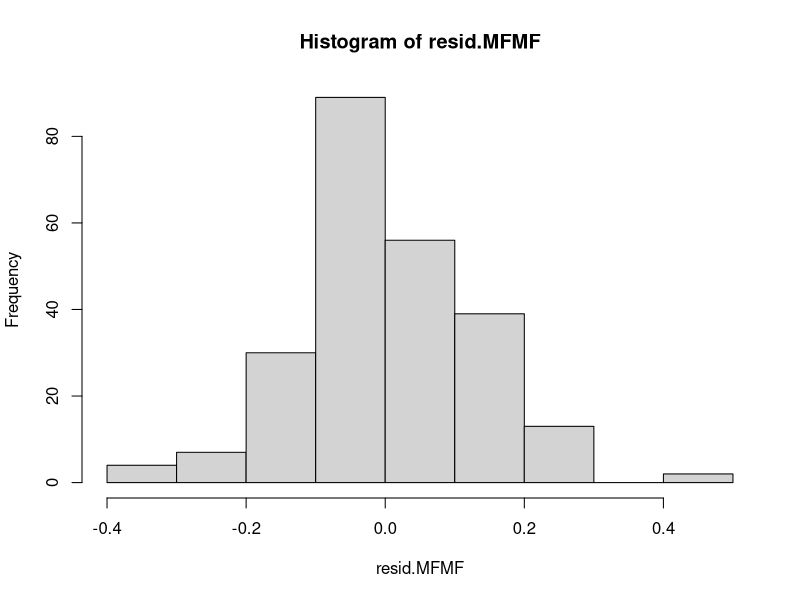
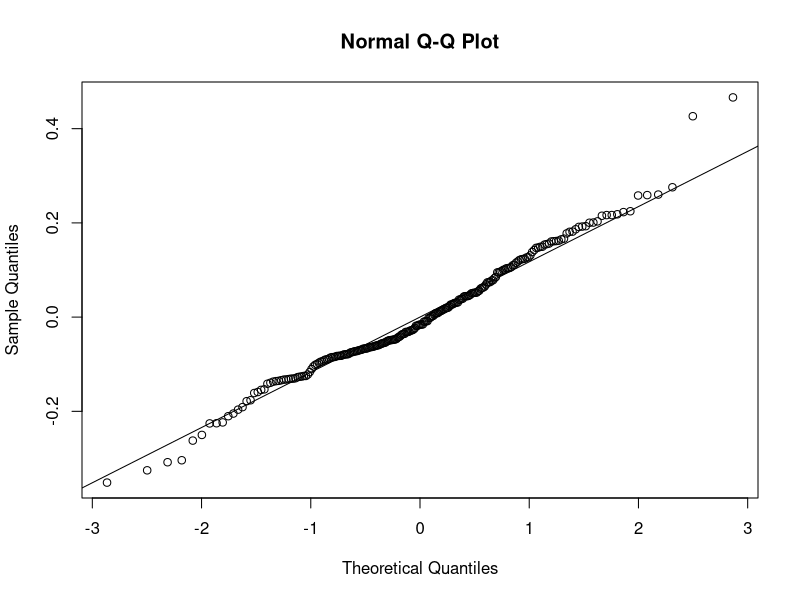
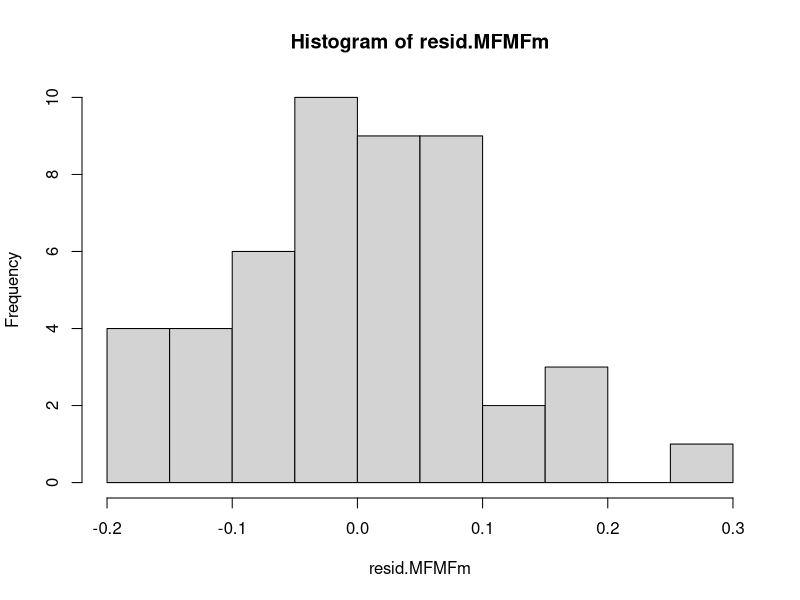
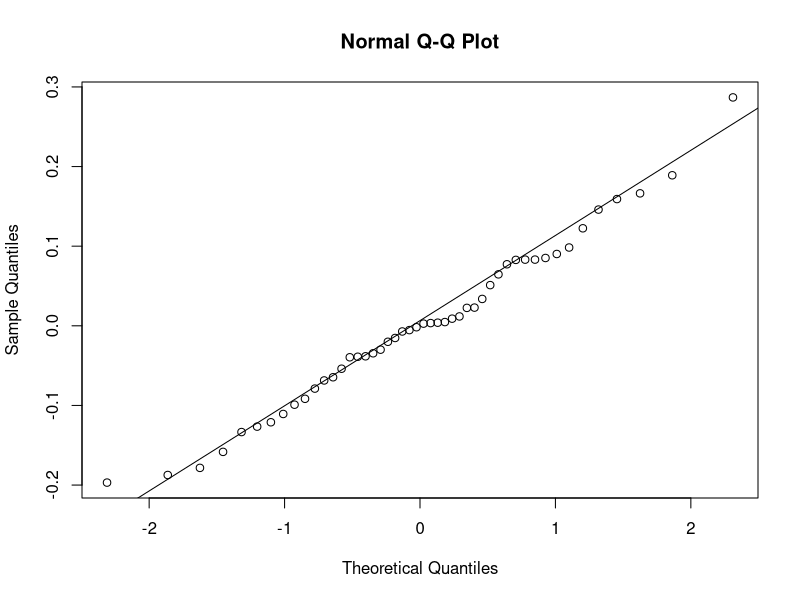

The R script that drew these images, in order: (Note: this script raises an error after producing the figures.)
################################################################################################
################## FM BALANCER MALE REPRODUCTIVE FITNESS ASSAY GENERATION 126 ##################
################################################################################################

#Set working directory
setwd("~/Google Drev/Work/PhD/Drosophila/FLX/1.FLX/R/FMFitnessAssay")

#Set up environment
library(car)
library(Hmisc)
library(lme4)
library(lmerTest)
library(multcomp)

#Read in csv file with data
MFMF.data <- read.table(file = "MaleFMFitness.csv", h = T, sep = ",")
MFMFm.data <- read.table(file = "MaleFMFitnessMean.csv", h = T, sep = ",")


##########################################  STATISTIC  #########################################


##############################
####THE MODEL FOR ALL DATA####
##############################

### CALCULATE RELATIVE FITNESS ###
#Calculate the proportion of red eyed offspring
MFMF.data$prop_red <- MFMF.data$red / MFMF.data$total
#Now divid each proportion red by 5 to get the number for each male
MFMF.data$prop_red_male <- MFMF.data$prop_red / 5
#Find maxium
MFMF.max <- max(MFMF.data$prop_red_male)
#Calculate relative fitness by dividing each proportion by the maximum
MFMF.data$relative_fit <- MFMF.data$prop_red_male / MFMF.max


### LINEAT MODEL ###

#Linear mixed model testing if regime type has a significant effect on the relative fitness
model.MFMF <- lmer(relative_fit ~ regimetype + block + (1|regimetype:rep_population), data = MFMF.data)
#ANOVA
anova(model.MFMF, test = "F")
#Regime/Type is significant, P = 3.979e-09
#Block is, P = 0.0388
ranova(model.MFMF)
#And the nested factor is, P = 0.001203


#Homogeneity of variances
leveneTest(MFMF.data$relative_fit, MFMF.data$regimetype)
#Significant, assumption of homogeneity of variances is not met

#Test the model by looking at the residuls
resid.MFMF <- residuals(model.MFMF)
hist(resid.MFMF)
shapiro.test(resid.MFMF)
qqnorm(resid.MFMF)
qqline(resid.MFMF)
#The residuls are more or less normally distrubuted, meaning that the model is valid 


#I do a post hoc test to see which regimes are significantly different
RESULT.MFMF <- glht(model.MFMF, mcp(regimetype = "Tukey"))
#Look at the results
summary(RESULT.MFMF)
#FM is significant different from none-FM


### PERCENTAGE CHANGE ###

#First calculate mean

FMmean <- tapply(MFMF.data$relative_fit, MFMF.data$regimetype, mean)

#FLX
((FMmean[1]-FMmean[2])/FMmean[1])*100
#64.33545

#CFM
((FMmean[3]-FMmean[4])/FMmean[3])*100
#80.78323

#Cwt
((FMmean[5]-FMmean[6])/FMmean[5])*100
#84.38201



###################################
####THE MODEL FOR THE MEAN DATA####
###################################

### CALCULATE RELATIVE FITNESS ###
#Calculate the proportion of red eyed offspring
MFMFm.data$prop_red <- MFMFm.data$red / MFMFm.data$total
#Now divid each proportion red by 5 to get the number for each male
MFMFm.data$prop_red_male <- MFMFm.data$prop_red / 5
#Find maxium
MFMFm.max <- max(MFMFm.data$prop_red_male)
#Calculate relative fitness by dividing each proportion by the maximum
MFMFm.data$relative_fit <- MFMFm.data$prop_red_male / MFMFm.max


### LINEAT MODEL ###

#Linear model testing if regime type has a significant effect on the relative fitness
model.MFMFm <- lm(relative_fit ~ regimetype + block, data = MFMFm.data)
#ANOVA
anova(model.MFMFm, test = "F")
#Regime/type is significant, P < 2.2e-16
#Block is not, P = 0.1551


#Homogeneity of variances
leveneTest(MFMFm.data$relative_fit, MFMFm.data$regimetype)
#Significant, assumption of homogeneity of variances is not met

#Test the model by looking at the residuls
resid.MFMFm <- residuals(model.MFMFm)
hist(resid.MFMFm)
shapiro.test(resid.MFMFm)
qqnorm(resid.MFMFm)
qqline(resid.MFMFm)
#The residuls are more or less normally distrubuted, meaning that the model is valid 

#I do a post hoc test to see which regimes are significantly different
RESULT.MFMFm <- glht(model.MFMFm, mcp(regimetype = "Tukey"))
#Look at the results
summary(RESULT.MFMFm)
#FM is significant different from none-FM


### PERCENTAGE CHANGE ###

#First calculate mean

FMmmean <- tapply(MFMFm.data$relative_fit, MFMFm.data$regimetype, mean)

#FLX
((FMmmean[1]-FMmmean[2])/FMmmean[1])*100
#64.8554

#CFM
((FMmmean[3]-FMmmean[4])/FMmmean[3])*100
#80.39575

#Cwt
((FMmmean[5]-FMmmean[6])/FMmmean[5])*100
#84.51666


#########################################  PLOT DATA  #########################################


#Colours
RP1 <- "#ff766f"
RP2 <- "#ffe34d"
RP3 <- "#6da8ff"
RP4 <- "#a5f584"


### PLOT ALL DATA ###

#Add fitted values
MFMF.data$fitted <- fitted(model.MFMF)

#Caluclate mean
MFMF.M <- tapply(MFMF.data$fitted, MFMF.data$regimetype, mean)
#SE
MFMF.SE <- (summary(model.MFMF)$coefficients[1:6, 2])


## The plot

pdf("MFMF.pdf", 7, 7)
par(mar = c(3, 5, 2, 2))
#First make the plot
plot(NULL, xlim = c(0, 4.5), xlab = "", xaxt = "n", ylim = c(-0.1, 1.1), ylab = "Relative fitness", yaxt = "n",
     cex.lab = 1.8, cex.axis = 1.3, las = 1, main = "Males", cex.main = 1.8)
#Add points
points(jitter(rep(0.5, 40), -0.07, 0.07), MFMF.data$relative_fit[MFMF.data$regimetype == "aFLXXY"],
       pch = 16, cex = 1.4, col = c(RP1, RP2, RP3, RP4))
points(jitter(rep(1, 40), -0.07, 0.07), MFMF.data$relative_fit[MFMF.data$regimetype == "bFLXFMY"],
       pch = 1, cex = 1.4, col = c(RP1, RP2, RP3, RP4))
points(jitter(rep(2, 40), -0.07, 0.07), MFMF.data$relative_fit[MFMF.data$regimetype == "cCFMXY"],
       pch = 15, cex = 1.4, col = c(RP1, RP2, RP3, RP4))
points(jitter(rep(2.5, 40), -0.07, 0.07), MFMF.data$relative_fit[MFMF.data$regimetype == "dCFMFMY"],
       pch = 0, cex = 1.4, col = c(RP1, RP2, RP3, RP4))
points(jitter(rep(3.5, 40), -0.07, 0.07), MFMF.data$relative_fit[MFMF.data$regimetype == "eCwtXY"],
       pch = 17, cex = 1.4, col = c(RP1, RP2, RP3, RP4))
points(jitter(rep(4, 40), -0.07, 0.07), MFMF.data$relative_fit[MFMF.data$regimetype == "fCwtFMY"],
       pch = 2, cex = 1.4, col = c(RP1, RP2, RP3, RP4))
#Add errorbar
xMFMF <- c(0.5, 1, 2, 2.5, 3.5, 4)
errbar(xMFMF, MFMF.M, MFMF.M + MFMF.SE, MFMF.M - MFMF.SE,
       pch = c(16, 1, 15, 0, 17, 2), cex = 2.5, lwd = 2.5, add = T)
#Add axis
axis(1, at = c(0.75, 2.25, 3.75), cex.axis = 1.5, labels = c("FLX", "Control FM", "Control wt"))
axis(2, at = seq(-0.1, 1.1,  by = 0.2), cex.axis = 1.3, las = 1)
#Add legend
legend("bottomleft", c("Closed symbols: X/X", "Open symbols: FM/X"), adj = c(0.1, 0.5), cex = 1.1)
#Add significance
mtext("a", side = 3, line = -2, at = 0.5, cex = 1.5)
mtext("b", side = 3, line = -2, at = 1, cex = 1.5)
mtext("a", side = 3, line = -2, at = 2, cex = 1.5)
mtext("b", side = 3, line = -2, at = 2.5, cex = 1.5)
mtext("a", side = 3, line = -2, at = 3.5, cex = 1.5)
mtext("b", side = 3, line = -2, at = 4, cex = 1.5)
dev.off()



### PLOT MEAN ###

#Add fitted values
MFMFm.data$fitted <- fitted(model.MFMFm)

#Caluclate mean
MFMFm.M <- tapply(MFMFm.data$fitted, MFMFm.data$regimetype, mean)
#SE
MFMFm.SE <- (summary(model.MFMFm)$coefficients[1:6, 2])


## The plot

pdf("MFMFm.pdf", 7, 7)
par(mar = c(3, 5, 2, 2))
#First make the plot
plot(NULL, xlim = c(0, 4.5), xlab = "", xaxt = "n", ylim = c(-0.1, 1.1), ylab = "Relative fitness", yaxt = "n",
     cex.lab = 1.8, cex.axis = 1.3, las = 1, main = "Males", cex.main = 1.8)
#Add points
points(jitter(rep(0.5, 8), -0.07, 0.07), MFMFm.data$relative_fit[MFMFm.data$regimetype == "aFLXXY"],
       pch = 16, cex = 1.4, col = c(RP1, RP2, RP3, RP4))
points(jitter(rep(1, 8), -0.07, 0.07), MFMFm.data$relative_fit[MFMFm.data$regimetype == "bFLXFMY"],
       pch = 1, cex = 1.4, col = c(RP1, RP2, RP3, RP4))
points(jitter(rep(2, 8), -0.07, 0.07), MFMFm.data$relative_fit[MFMFm.data$regimetype == "cCFMXY"],
       pch = 15, cex = 1.4, col = c(RP1, RP2, RP3, RP4))
points(jitter(rep(2.5, 8), -0.07, 0.07), MFMFm.data$relative_fit[MFMFm.data$regimetype == "dCFMFMY"],
       pch = 0, cex = 1.4, col = c(RP1, RP2, RP3, RP4))
points(jitter(rep(3.5, 8), -0.07, 0.07), MFMFm.data$relative_fit[MFMFm.data$regimetype == "eCwtXY"],
       pch = 17, cex = 1.4, col = c(RP1, RP2, RP3, RP4))
points(jitter(rep(4, 8), -0.07, 0.07), MFMFm.data$relative_fit[MFMFm.data$regimetype == "fCwtFMY"],
       pch = 2, cex = 1.4, col = c(RP1, RP2, RP3, RP4))
#Add errorbar
xMFMFm <- c(0.5, 1, 2, 2.5, 3.5, 4)
errbar(xMFMFm, MFMFm.M, MFMFm.M + MFMFm.SE, MFMFm.M - MFMFm.SE,
       pch = c(16, 1, 15, 0, 17, 2), cex = 2.5, lwd = 2.5, add = T)
#Add axis
axis(1, at = c(0.75, 2.25, 3.75), cex.axis = 1.5, labels = c("FLX", "Control FM", "Control wt"))
axis(2, at = seq(-0.1, 1.1,  by = 0.2), cex.axis = 1.3, las = 1)
#Add legend
legend("bottomleft", c("Closed symbols: X/X", "Open symbols: FM/X"), adj = c(0.1, 0.5), cex = 1.1)
#Add significance
mtext("a", side = 3, line = -2, at = 0.5, cex = 1.5)
mtext("b", side = 3, line = -2, at = 1, cex = 1.5)
mtext("a", side = 3, line = -2, at = 2, cex = 1.5)
mtext("b", side = 3, line = -2, at = 2.5, cex = 1.5)
mtext("a", side = 3, line = -2, at = 3.5, cex = 1.5)
mtext("b", side = 3, line = -2, at = 4, cex = 1.5)
dev.off()
